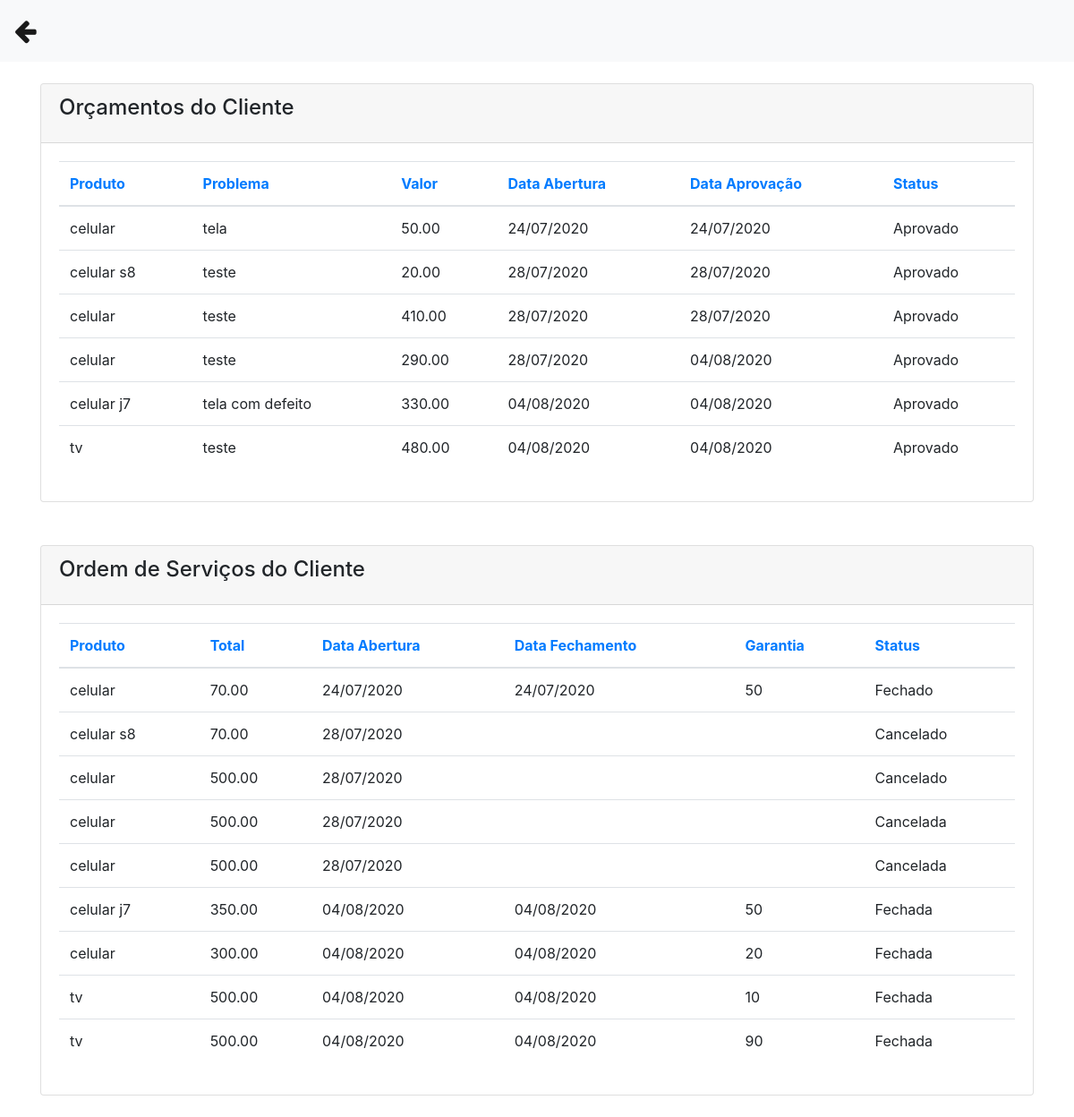
The page /servicos_clientes.php?cpf=777.777.777-77 (signed in) on the database its author committed.
### tables this page shows
CREATE TABLE `orcamento` (
  `id` int(11) NOT NULL,
  `cliente` varchar(50) NOT NULL,
  `tecnico` varchar(50) NOT NULL,
  `produto` varchar(50) NOT NULL,
  `serie` varchar(100) DEFAULT NULL,
  `problema` varchar(255) NOT NULL,
  `laudo` varchar(255) DEFAULT NULL,
  `obs` varchar(255) DEFAULT NULL,
  `valor_servico` decimal(10,2) DEFAULT NULL,
  `pecas` varchar(255) DEFAULT NULL,
  `valor_pecas` decimal(10,2) DEFAULT NULL,
  `total` decimal(10,2) DEFAULT NULL,
  `desconto` decimal(10,2) DEFAULT NULL,
  `valor_total` decimal(10,2) DEFAULT NULL,
  `pgto` varchar(50) DEFAULT NULL,
  `data_abertura` date NOT NULL,
  `data_geracao` date DEFAULT NULL,
  `data_aprovacao` date DEFAULT NULL,
  `status` varchar(50) NOT NULL
);

CREATE TABLE `os` (
  `id` int(11) NOT NULL,
  `id_orc` int(11) NOT NULL,
  `cliente` varchar(50) NOT NULL,
  `produto` varchar(50) NOT NULL,
  `tecnico` varchar(50) NOT NULL,
  `total` decimal(10,2) NOT NULL,
  `data_abertura` date NOT NULL,
  `data_fechamento` date DEFAULT NULL,
  `garantia` varchar(15) DEFAULT NULL,
  `status` varchar(15) NOT NULL
);

### servicos_clientes.php (the view, shortened to what this page needs)
<?php
include('conexao.php');
?>
<!DOCTYPE html>
<html>
<head>
 <link rel="stylesheet" href="https://stackpath.bootstrapcdn.com/bootstrap/4.1.3/css/bootstrap.min.css">
<link rel="stylesheet" href="https://cdnjs.cloudflare.com/ajax/libs/font-awesome/4.7.0/css/font-awesome.min.css">
</head>
<body>
  <nav class="navbar navbar-expand-lg navbar-light bg-light">
  <a class="navbar-brand" href="painel_funcionario.php"><big><big><i class="fa fa-arrow-left"></i></big></big></a>
</nav>
<div class="container">
    <br>
        <div class="content">
          <div class="row mb-4">
            <div class="col-md-12">
              <div class="card">
                <div class="card-header">
                  <h4 class="card-title"> Orçamentos do Cliente</h4>
                </div>
                <div class="card-body">
                  <div class="table-responsive">
                    <?php
                      $cpf = $_GET['cpf'];
                      $query ="select * from orcamento where cliente = '$cpf'";
                      $result = mysqli_query($conexao, $query);
                      $row = mysqli_num_rows($result);
                      if($row == ''){
                          echo "<h3> Não existem dados cadastrados no banco </h3>";
                      }else{
                          ?>
                    <table class="table">
                      <thead class=" text-primary">
                        <th>
                          Produto
                        </th>
                        <th>
                          Problema
                        </th>
                        <th>
                          Valor
                        </th>
                          <th>
                          Data Abertura
                        </th>
                          <th>
                          Data Aprovação
                        </th>
                        <th>
                          Status
                        </th>
                      </thead>
                      <tbody>
                        <?php
                        while($res_1 = mysqli_fetch_array($result)){
                            $produto = $res_1['produto'];
                            $problema = $res_1['problema'];
                            $valor_total = $res_1['valor_total'];
                            $data_abertura = $res_1['data_abertura'];
                            $data_aprovacao = $res_1['data_aprovacao'];
                            $status = $res_1['status'];
                            $data2 = implode('/', array_reverse(explode('-', $data_abertura)));
                            $data3 = implode('/', array_reverse(explode('-', $data_aprovacao)));
                          ?>
                        <tr>
                            <td><?php echo $produto; ?></td>
                            <td><?php echo $problema; ?></td>
                            <td><?php echo $valor_total; ?></td>
                            <td><?php echo $data2; ?></td>
                            <td><?php echo $data3?></td>
                            <td><?php echo $status?></td>
                        </tr>
                          <?php
                            }
                          ?>
                      </tbody>
                    </table>
                        <?php
                            }
                          ?>
                </div>
            </div>
          </div>
          <div class="row mt-5">
            <div class="col-md-12">
              <div class="card">
                <div class="card-header">
                  <h4 class="card-title"> Ordem de Serviços do Cliente</h4>
                </div>
                <div class="card-body">
                  <div class="table-responsive">
                    <?php
                        $cpf = $_GET['cpf'];
                        $query ="select * from os where cliente = '$cpf'";
                        $result = mysqli_query($conexao, $query);
                        $row = mysqli_num_rows($result);
                        if($row == ''){
                            echo "<h3> Não existem dados cadastrados no banco </h3>";
                        }else{
                    ?>
                    <table class="table">
                      <thead class=" text-primary">
                        <th>
                          Produto
                        </th>
                        <th>
                          Total
                        </th>
                          <th>
                          Data Abertura
                        </th>
                          <th>
                          Data Fechamento
                        </th>
                        <th>
                          Garantia
                        </th>
                        <th>
                          Status
                        </th>
                      </thead>
                      <tbody>
                        <?php
                        while($res_1 = mysqli_fetch_array($result)){
                            $produto = $res_1['produto'];
                            $total = $res_1['total'];
                            $data_abertura = $res_1['data_abertura'];
                            $data_fechamento = $res_1['data_fechamento'];
                            $garantia = $res_1['garantia'];
                            $status = $res_1['status'];
                            $data2 = implode('/', array_reverse(explode('-', $data_abertura)));
                            $data3 = implode('/', array_reverse(explode('-', $data_fechamento)));
                          ?>
                        <tr>
                            <td><?php echo $produto; ?></td>
                            <td><?php echo $total; ?></td>
                            <td><?php echo $data2; ?></td>
                            <td><?php echo $data3;?></td>
                            <td><?php echo $garantia;?></td>
                            <td><?php echo $status?></td>
                        </tr>
                          <?php
                            }
                          ?>
                      </tbody>
                    </table>
                        <?php
                            }
                          ?>
                </div>
            </div>
          </div>
        </div>
</div>
</body>
</html>

### rows shown on the page
orcamento: produto "celular", problema "tela", valor_total "50.00", data_abertura "24/07/2020", data_aprovacao "24/07/2020", status "Aprovado"
orcamento: produto "celular s8", problema "teste", valor_total "20.00", data_abertura "28/07/2020", data_aprovacao "28/07/2020", status "Aprovado"
orcamento: produto "celular", problema "teste", valor_total "410.00", data_abertura "28/07/2020", data_aprovacao "28/07/2020", status "Aprovado"
orcamento: produto "celular", problema "teste", valor_total "290.00", data_abertura "28/07/2020", data_aprovacao "04/08/2020", status "Aprovado"
orcamento: produto "celular j7", problema "tela com defeito", valor_total "330.00", data_abertura "04/08/2020", data_aprovacao "04/08/2020", status "Aprovado"
orcamento: produto "tv", problema "teste", valor_total "480.00", data_abertura "04/08/2020", data_aprovacao "04/08/2020", status "Aprovado"
os: produto "celular", total "70.00", data_abertura "24/07/2020", data_fechamento "24/07/2020", garantia "50", status "Fechado"
os: produto "celular s8", total "70.00", data_abertura "28/07/2020", status "Cancelado"
os: produto "celular", total "500.00", data_abertura "28/07/2020", status "Cancelado"
os: produto "celular", total "500.00", data_abertura "28/07/2020", status "Cancelada"
os: produto "celular", total "500.00", data_abertura "28/07/2020", status "Cancelada"
os: produto "celular j7", total "350.00", data_abertura "04/08/2020", data_fechamento "04/08/2020", garantia "50", status "Fechada"
os: produto "celular", total "300.00", data_abertura "04/08/2020", data_fechamento "04/08/2020", garantia "20", status "Fechada"
os: produto "tv", total "500.00", data_abertura "04/08/2020", data_fechamento "04/08/2020", garantia "10", status "Fechada"
os: produto "tv", total "500.00", data_abertura "04/08/2020", data_fechamento "04/08/2020", garantia "90", status "Fechada"
